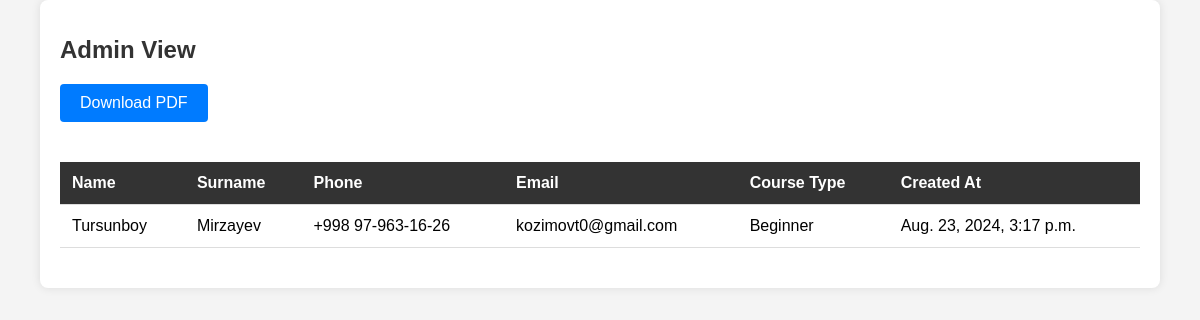
/staff/admin/ (signed in), run on the app's committed database.
### apps/models.py (models this page shows, shortened)
class Contact(models.Model):
    name = models.CharField(max_length=100)
    surname = models.CharField(max_length=100)
    phone = models.CharField(max_length=20)
    email = models.EmailField(
        max_length=254,
        validators=[EmailValidator(message="Enter a valid email address.")]
    )
    course_type = models.ForeignKey(Course, on_delete=CASCADE)
    created_at = models.DateTimeField(auto_now_add=True)

class Course(models.Model):
    name = models.CharField(max_length=255)
    description = models.TextField()
    list_image = models.ImageField(upload_to='courses/')
    detail_image = models.ImageField(upload_to='courses/images/', blank=True, null=True)  # Optional image field
    detail_video = models.FileField(upload_to='courses/videos/', blank=True, null=True)  # Optional video field
    def __str__(self):
        return self.name

### apps/views.py (the view)
# urls.py: path('staff/admin/', AdminView.as_view(), name='admin_view'),
class AdminView(LoginRequiredMixin, ListView):
    model = Contact
    template_name = 'admin_view.html'
    context_object_name = 'contacts'
    login_url = '/login/'  # Optional: Redirect to login page if not authenticated

### templates/admin_view.html (shortened to what this page needs)
<!DOCTYPE html>
<html lang="en">
<head>
</head>
<body>
<div class="container">
    <h1>Admin View</h1>
    <a href="{% url 'download_pdf' %}" class="btn-primary">Download PDF</a>
    <table>
        <thead>
        <tr>
            <th>Name</th>
            <th>Surname</th>
            <th>Phone</th>
            <th>Email</th>
            <th>Course Type</th>
            <th>Created At</th>
        </tr>
        </thead>
        <tbody>
        {% for contact in contacts %}
            <tr>
                <td data-label="Name">{{ contact.name }}</td>
                <td data-label="Surname">{{ contact.surname }}</td>
                <td data-label="Phone">{{ contact.phone }}</td>
                <td data-label="Email">{{ contact.email }}</td>
                <td data-label="Course Type">{{ contact.course_type }}</td>
                <td data-label="Created At">{{ contact.created_at }}</td>
            </tr>
        {% endfor %}
        </tbody>
    </table>
</div>
</body>
</html>

### templates/admin_view.html (style rules this page uses)
body { font-family: Arial, sans-serif; margin: 0; padding: 0; background-color: #f4f4f4; }
.container { width: 90%; max-width: 1200px; margin: auto; padding: 20px; background-color: #fff; border-radius: 8px; box-shadow: 0 0 10px rgba(0, 0, 0, 0.1); }
h1 { font-size: 24px; color: #333; margin-bottom: 20px; }
.btn-primary { display: inline-block; padding: 10px 20px; font-size: 16px; color: #fff; background-color: #007bff; border: none; border-radius: 4px; text-decoration: none; transition: background-color 0.3s; margin-bottom: 20px; }
table { width: 100%; border-collapse: collapse; margin: 20px 0; }
th, td { padding: 12px; text-align: left; border-bottom: 1px solid #ddd; }
th { background-color: #333; color: white; }

### data on the page
Contact: name "Tursunboy", surname "Mirzayev", phone "+998 97-963-16-26", email "kozimovt0@gmail.com", course_type "Beginner", created_at "Aug. 23, 2024, 3:17 p.m."
